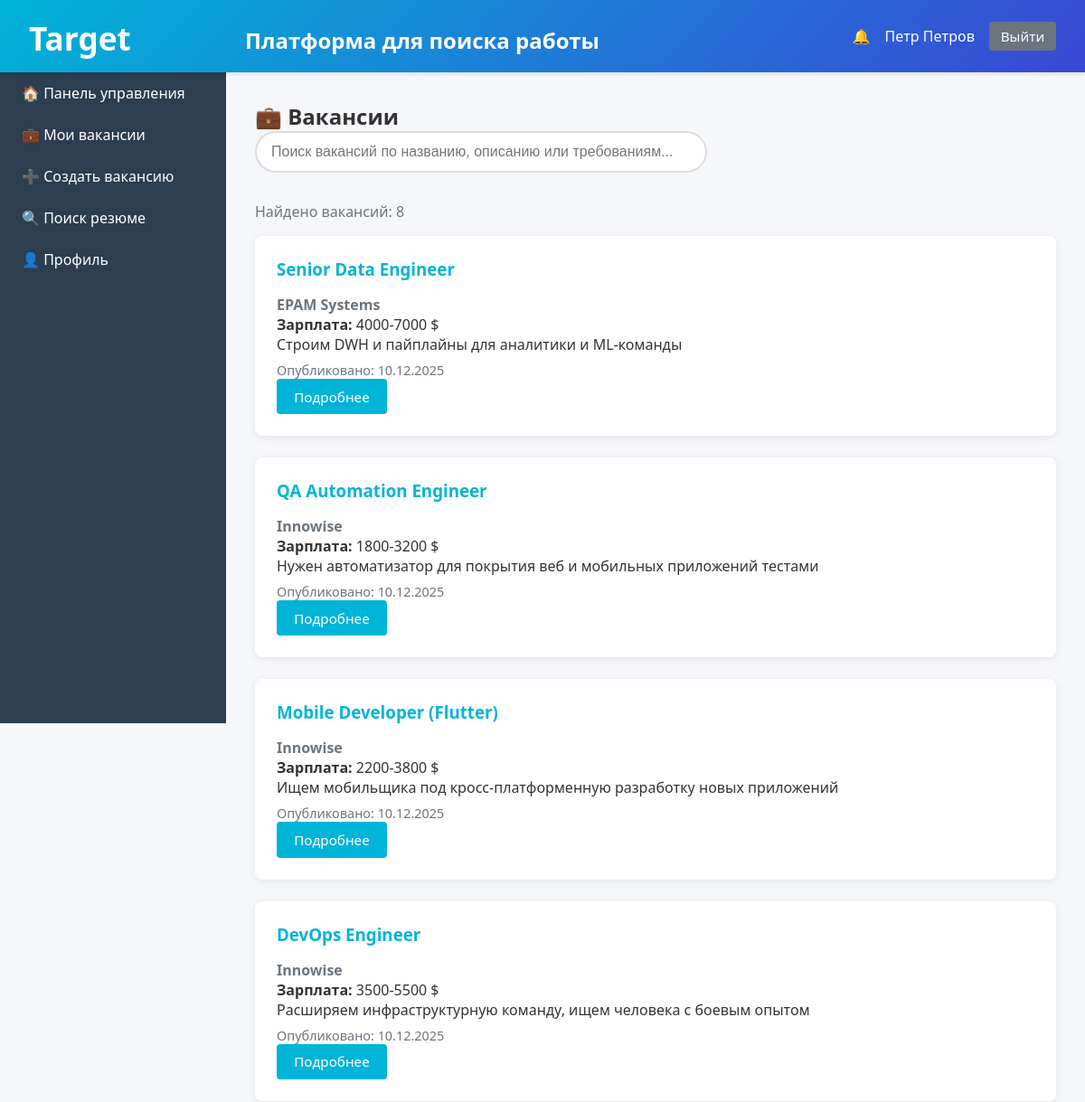
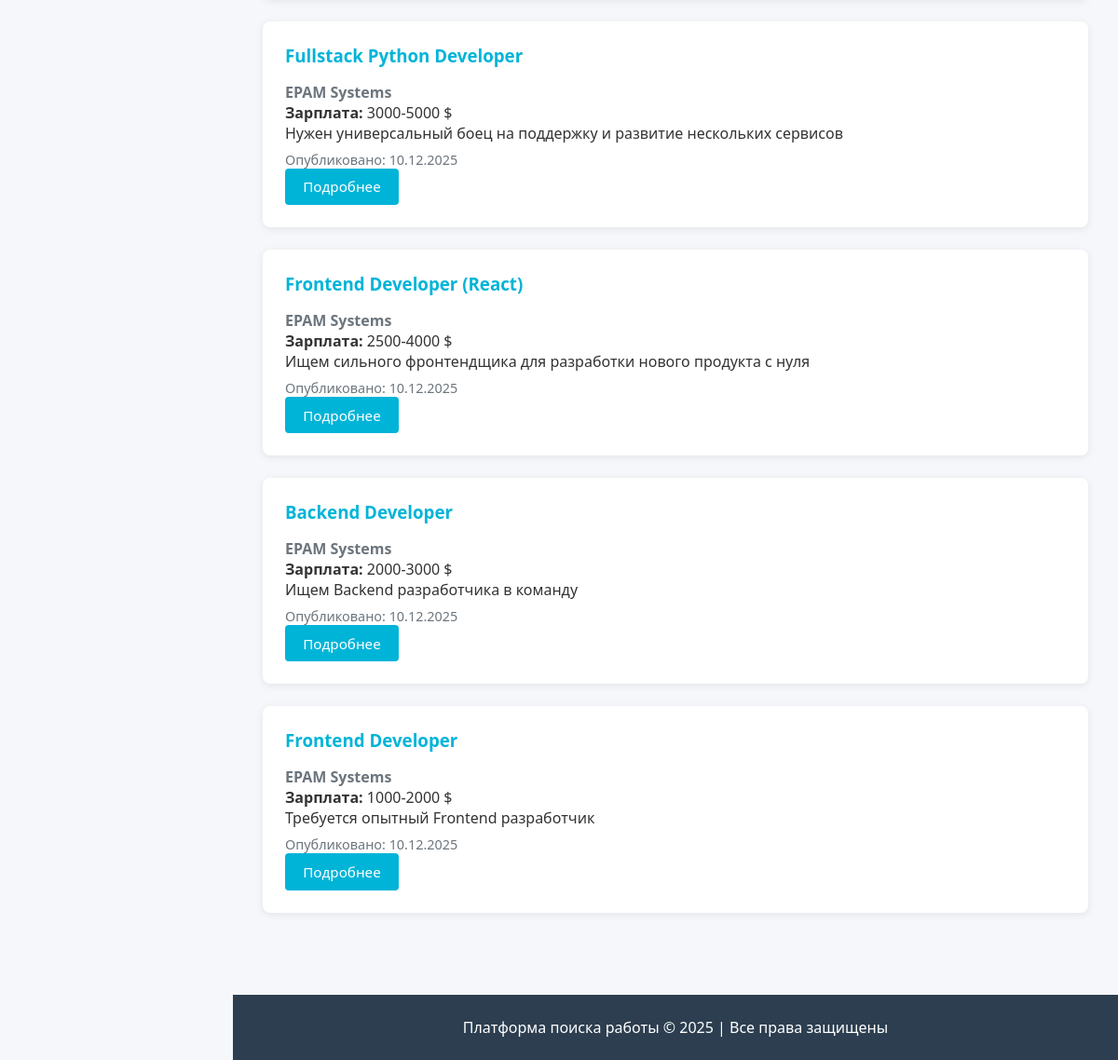
The app's page /vacancies/ (signed in) with its own data (2 pictures, top to bottom).
### models/user.py (models this page shows, shortened)
class User(UserMixin, db.Model):
    __tablename__ = 'users'
    id = db.Column(db.Integer, primary_key=True)
    name = db.Column(db.String(100), nullable=False)
    email = db.Column(db.String(120), unique=True, nullable=False, index=True)
    password = db.Column(db.String(255), nullable=False)
    role = db.Column(db.String(20), nullable=False)
    created_at = db.Column(db.DateTime, default=datetime.utcnow)
    is_blocked = db.Column(db.Boolean, default=False)
    type = db.Column(db.String(50))
    __mapper_args__ = {
        'polymorphic_identity': 'user',
        'polymorphic_on': type
    }

class Applicant(User):
    __mapper_args__ = {
        'polymorphic_identity': 'applicant'
    }
    resumes = db.relationship('Resume', backref='applicant', lazy='dynamic',
                              foreign_keys='Resume.applicant_id',
                              cascade='all, delete-orphan')
    applications = db.relationship('Application', backref='applicant', lazy='dynamic',
                                   foreign_keys='Application.applicant_id',
                                   cascade='all, delete-orphan')

### models/vacancy.py (models this page shows, shortened)
class Vacancy(db.Model):
    __tablename__ = 'vacancies'
    id = db.Column(db.Integer, primary_key=True)
    title = db.Column(db.String(200), nullable=False)
    description = db.Column(db.Text, nullable=False)
    requirements = db.Column(db.Text)
    salary = db.Column(db.String(100))
    location = db.Column(db.String(200))
    status = db.Column(db.String(20), default='draft')
    employer_id = db.Column(db.Integer, db.ForeignKey('users.id'), nullable=False)
    applications = db.relationship('Application', backref='vacancy', lazy='dynamic',
                                   cascade='all, delete-orphan')
    created_at = db.Column(db.DateTime, default=datetime.utcnow)
    updated_at = db.Column(db.DateTime, default=datetime.utcnow, onupdate=datetime.utcnow)

### controllers/vacancy_controller.py (the view)
@vacancy_bp.route('/')
@login_required
def list_vacancies():
    query = request.args.get('q', '')
    vacancies = []
    if query:
        vacancies = Vacancy.query.filter(
            Vacancy.status == 'published',
            db.or_(
                Vacancy.title.ilike(f'%{query}%'),
                Vacancy.description.ilike(f'%{query}%'),
                Vacancy.requirements.ilike(f'%{query}%')
            )
        ).order_by(Vacancy.created_at.desc()).all()
    else:
        vacancies = Vacancy.query.filter_by(status='published').order_by(Vacancy.created_at.desc()).all()
    return render_template('vacancies.html', vacancies=vacancies, query=query)

### app.py (called while the page is built)
@login_manager.user_loader
def load_user(user_id):
    from models.user import User
    return User.query.get(int(user_id))

### templates/vacancies.html (shortened to what this page needs)
{% extends "base.html" %}
{% block content %}
<h2>💼 Вакансии</h2>
<div class="search-box">
    <form method="GET">
        <input type="text" name="q" value="{{ query }}"
               placeholder="Поиск вакансий по названию, описанию или требованиям..." autofocus>
    </form>
</div>
{% if vacancies %}
    <p style="margin-bottom: 1rem; color: #6c757d;">Найдено вакансий: {{ vacancies|length }}</p>
    {% for vacancy in vacancies %}
    <div class="card">
        <h3>{{ vacancy.title }}</h3>
        <p style="color: #6c757d;">
            <strong>{{ vacancy.employer.company_name or vacancy.employer.name }}</strong>
        </p>
        {% if vacancy.salary %}
        <p><strong>Зарплата:</strong> {{ vacancy.salary }} $</p>
        {% endif %}
        <p>{{ vacancy.description[:250] }}{% if vacancy.description|length > 250 %}...{% endif %}</p>
        <p style="color: #6c757d; font-size: 0.9rem; margin-top: 0.5rem;">
            Опубликовано: {{ vacancy.created_at.strftime('%d.%m.%Y') }}
        </p>
        <a href="{{ url_for('vacancy.view', vacancy_id=vacancy.id) }}" class="button">Подробнее</a>
    </div>
    {% endfor %}
{% endif %}
{% endblock %}

### templates/base.html (shortened to what this page needs)
<!DOCTYPE html>
<html lang="ru">
<head>
</head>
<body>
    {% if current_user.is_authenticated %}
    <header>
        <h1>
            <span class="logo">Target</span> Платформа для поиска работы
        </h1>
        <div class="user-info">
            <a href="{{ url_for('main.notifications') }}" class="notification-badge" style="color: white; text-decoration: none;">
                🔔
            </a>
            <span>{{ current_user.name }}</span>
            <a href="{{ url_for('auth.logout') }}" class="button secondary" style="padding: 0.4rem 0.8rem;">Выйти</a>
        </div>
    </header>
    <nav>
        {% if current_user.role == 'applicant' %}
            <a href="{{ url_for('main.applicant_home') }}">🏠 Главная</a>
            <a href="{{ url_for('vacancy.list_vacancies') }}">💼 Вакансии</a>
            <a href="{{ url_for('resume.my_resumes') }}">📄 Мои резюме</a>
            <a href="{{ url_for('resume.create') }}">➕ Создать резюме</a>
            <a href="{{ url_for('main.profile') }}">👤 Профиль</a>
        {% elif current_user.role == 'employer' %}
            <a href="{{ url_for('main.employer_dashboard') }}">🏠 Панель управления</a>
            <a href="{{ url_for('vacancy.my_vacancies') }}">💼 Мои вакансии</a>
            <a href="{{ url_for('vacancy.create') }}">➕ Создать вакансию</a>
            <a href="{{ url_for('resume.search') }}">🔍 Поиск резюме</a>
            <a href="{{ url_for('main.profile') }}">👤 Профиль</a>
        {% elif current_user.role == 'administrator' %}
            <a href="{{ url_for('admin.dashboard') }}">🏠 Панель админа</a>
            <a href="{{ url_for('admin.users') }}">👥 Пользователи</a>
            <a href="{{ url_for('admin.reports') }}">📊 Отчёты</a>
        {% endif %}
    </nav>
    {% endif %}
    <main>
        {% block content %}{% endblock %}
    </main>
    {% if current_user.is_authenticated %}
    <footer>
        <p>Платформа поиска работы © 2025 | Все права защищены</p>
    </footer>
    {% endif %}
</body>
</html>

### templates/base.html (style rules this page uses)
* { margin: 0; padding: 0; box-sizing: border-box; }
body { font-family: 'Segoe UI', Tahoma, Geneva, Verdana, sans-serif; background: #f5f7fa; color: #333; }
header { background: linear-gradient(135deg, #00b4d8 0%, #3a47d5 100%); color: white; padding: 1rem 2rem; box-shadow: 0 2px 4px rgba(0,0,0,0.1); display: flex; justify-content: space-between; align-items: center; position: relative; z-index: 100; }
header h1 { font-size: 1.5rem; }
header .user-info { display: flex; align-items: center; gap: 1rem; }
.notification-badge { position: relative; cursor: pointer; }
nav { background: #2c3e50; color: white; width: 250px; height: 100vh; position: fixed; top: 0; left: 0; padding: 1rem 0; overflow-y: auto; padding-top: 80px; }
header h1 .logo { display: inline-block; margin-right: 120px; font-size: 2.2rem; transform: translateY(2px); }
nav a { display: block; color: white; text-decoration: none; padding: 0.75rem 1.5rem; transition: all 0.3s; }
main { margin-left: 250px; padding: 2rem; min-height: calc(100vh - 60px); }
.card { background: white; border-radius: 8px; padding: 1.5rem; margin-bottom: 1.5rem; box-shadow: 0 2px 8px rgba(0,0,0,0.08); transition: all 0.3s; }
.card h3 { margin-bottom: 1rem; color: #00b4d8; }
.button, button[type="submit"], input[type="submit"] { padding: 0.6rem 1.2rem; background: #00b4d8; color: white; border: none; border-radius: 4px; cursor: pointer; text-decoration: none; display: inline-block; transition: all 0.3s; font-size: 0.95rem; }
.button.secondary { background: #6c757d; }
form { max-width: 600px; }
input[type="text"], input[type="email"], input[type="password"], input[type="tel"], textarea, select { width: 100%; padding: 0.75rem; border: 1px solid #ddd; border-radius: 4px; font-size: 1rem; transition: all 0.3s; }
footer { background: #2c3e50; color: white; text-align: center; padding: 1.5rem; margin-left: 250px; margin-top: 2rem; }
.search-box { margin-bottom: 2rem; }
.search-box input { width: 100%; max-width: 500px; padding: 0.75rem 1rem; font-size: 1rem; border: 2px solid #ddd; border-radius: 25px; transition: all 0.3s; }

### records on screen
Applicant: name "Петр Петров"
Vacancy: title "Senior Data Engineer", employer "EPAM Systems", salary "4000-7000", description "Строим DWH и пайплайны для аналитики и ML-команды", created_at "10.12.2025"
Vacancy: title "QA Automation Engineer", employer "Innowise", salary "1800-3200", description "Нужен автоматизатор для покрытия веб и мобильных приложений тестами", created_at "10.12.2025"
Vacancy: title "Mobile Developer (Flutter)", employer "Innowise", salary "2200-3800", description "Ищем мобильщика под кросс-платформенную разработку новых приложений", created_at "10.12.2025"
Vacancy: title "DevOps Engineer", employer "Innowise", salary "3500-5500", description "Расширяем инфраструктурную команду, ищем человека с боевым опытом", created_at "10.12.2025"
Vacancy: title "Fullstack Python Developer", employer "EPAM Systems", salary "3000-5000", description "Нужен универсальный боец на поддержку и развитие нескольких сервисов", created_at "10.12.2025"
Vacancy: title "Frontend Developer (React)", employer "EPAM Systems", salary "2500-4000", description "Ищем сильного фронтендщика для разработки нового продукта с нуля", created_at "10.12.2025"
Vacancy: title "Backend Developer", employer "EPAM Systems", salary "2000-3000", description "Ищем Backend разработчика в команду", created_at "10.12.2025"
Vacancy: title "Frontend Developer", employer "EPAM Systems", salary "1000-2000", description "Требуется опытный Frontend разработчик", created_at "10.12.2025"

### other values on screen
{{ vacancies|length }} "8"
